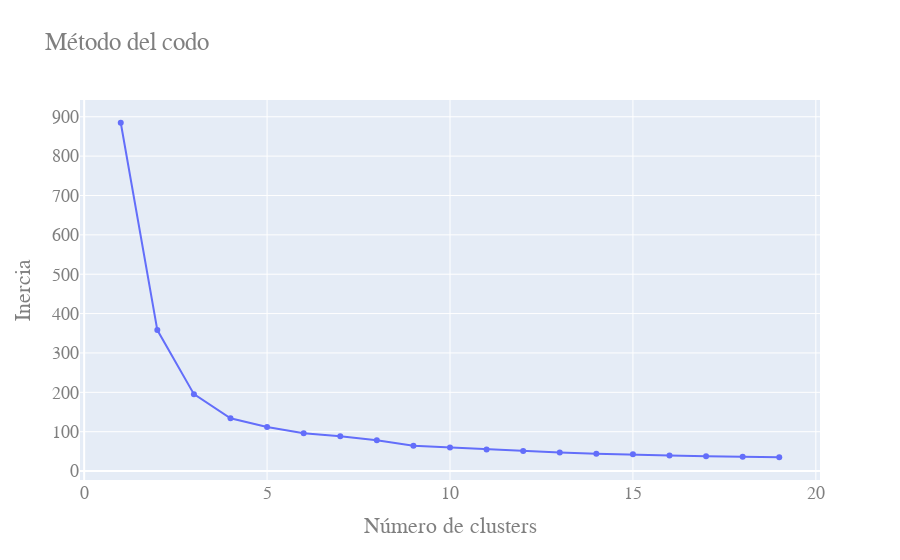

Notebook source saved alongside this figure:
### Markdown cell above
**Respuesta:**

### Code cell
# metodo del codo

n_clusters = range(1, 20)

inertias = []

for n in n_clusters:
    kmeans = KMeans(n_clusters=n, random_state=0, n_init= 'auto').fit(X_scaled)
    inertias.append(kmeans.inertia_)

fig = go.Figure(data=go.Scatter(x=list(n_clusters), y=inertias))

fig.update_layout(
    title="Método del codo",
    xaxis_title="Número de clusters",
    yaxis_title="Inercia",
    font=dict(
        family="Courier New, monospace",
        size=18,
        color="#7f7f7f"
    )
)

fig.show()

### Figure 1 — Plotly figure (JSON) as saved in the notebook; plotly's stock layout.template omitted (floating-point values rounded to 4 significant figures)
{"data": [{"type": "scatter", "x": [1, 2, 3, 4, 5, 6, 7, 8, 9, 10, 11, 12, 13, 14, 15, 16, 17, 18, 19], "y": [884.8, 358.2, 195.3, 134.1, 112.0, 96.11, 88.39, 78.2, 64.37, 60.03, 54.91, 50.9, 47.24, 43.94, 42.63, 39.46, 37.65, 36.39, 35.08]}], "layout": {"font": {"color": "#7f7f7f", "family": "Courier New, monospace", "size": 18}, "title": {"text": "Método del codo"}, "xaxis": {"title": {"text": "Número de clusters"}}, "yaxis": {"title": {"text": "Inercia"}}}}
